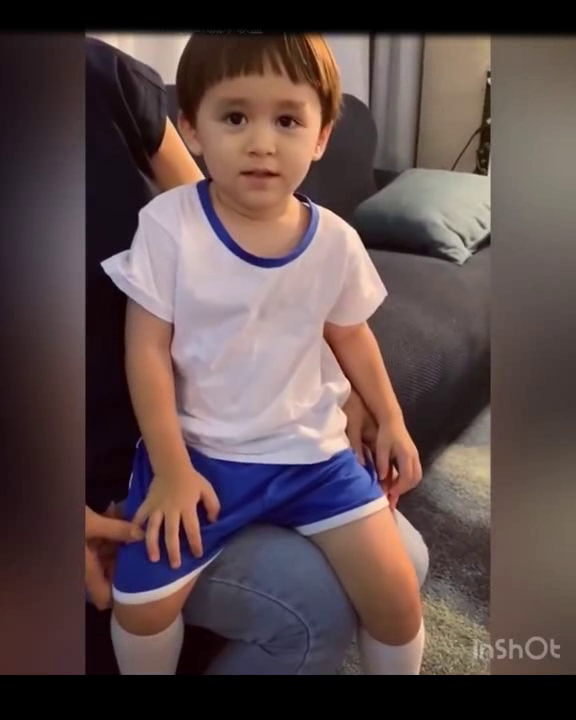
#> input picture frame 47 of ben.avi, 576 x 720 px
$ jupyter execute chap162.ipynb
#> lines starting #> are read from the running program, lines starting #| are printed output that depends on the picture
# 1.6.2 Optical Flow
## Lucas-Kanade Optical Flow in OpenCV

[cell 1]
import numpy as np
import cv2

[cell 2]
cap = cv2.VideoCapture('ben.avi')

feature_params = dict( maxCorners = 100,
                        qualityLevel = 0.3,
                        minDistance = 7,
                        blockSize = 7 )

lk_params = dict( winSize = (15,15),
                    maxLevel = 2,
                    criteria = (cv2.TERM_CRITERIA_EPS | cv2.TERM_CRITERIA_COUNT, 10, 0.03))
color = np.random.randint(0,255,(100,3))
ret, old_frame = cap.read()
#> old_frame is the input picture: shape (720, 576, 3); mean B, G, R 76.2, 76.5, 94.2
old_gray = cv2.cvtColor(old_frame, cv2.COLOR_BGR2GRAY)
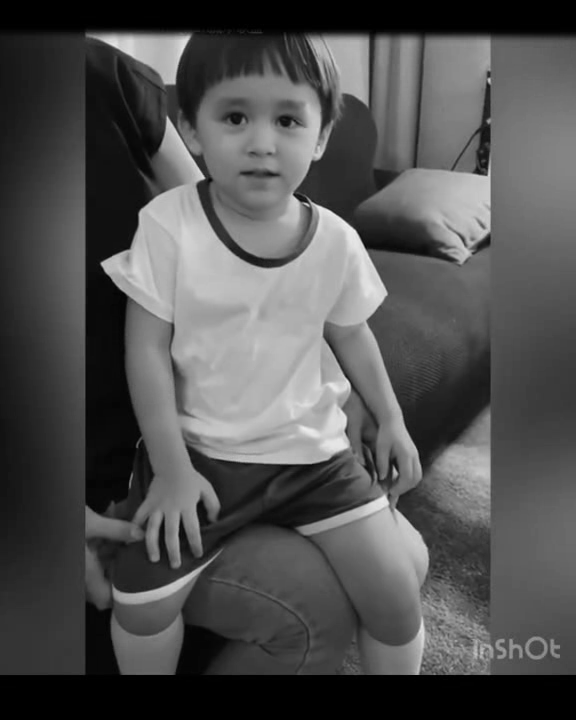
#> old_gray: shape (720, 576); min 0, max 242, mean 81.7
p0 = cv2.goodFeaturesToTrack(old_gray, mask = None, **feature_params)
#> p0 = 13 rows, first 8: [202, 177], [485, 173], [102, 263], [173, 82], [488, 80], [417, 671], [188, 35], [295, 193]
mask = np.zeros_like(old_frame)

while(1):
    ret,frame = cap.read()
    frame_gray = cv2.cvtColor(frame, cv2.COLOR_BGR2GRAY)
    p1, st, err = cv2.calcOpticalFlowPyrLK(old_gray, frame_gray, p0, None, **lk_params)
#> p1 = 13 rows, first 8: [202, 177.2], [484.9, 173.3], [101.8, 263.2], [172.6, 82.21], [487.9, 80.12], [416.7, 671], [188, 35], [295, 193.1]; st = [1, 1, 1, 1, 1, 1, 1, 1, 1, 1, 1, 1, 1]; err = [2.39, 3.74, 2.44, 2.59, 3.03, 1.98, 0.0103, 1.86, 2.54, 1.74, 2.43, 2.47, 2.25]

    good_new = p1[st==1]
#> good_new has the same summary as p1
    good_old = p0[st==1]
#> good_old has the same summary as p0

    for i,(new,old) in enumerate(zip(good_new,good_old)):
        a,b = new.ravel()
        c,d = old.ravel()
        mask = cv2.line(mask, (a,b),(c,d), color[i].tolist(), 2)
        frame = cv2.circle(frame,(a,b),5,color[i].tolist(),-1)
#> this loop made 13 passes
#> (a, b, c, d) on passes 1 to 12: (202, 177.2, 202, 177), (484.9, 173.3, 485, 173), (101.8, 263.2, 102, 263), (172.6, 82.21, 173, 82), (487.9, 80.12, 488, 80), (416.7, 671, 417, 671), (188, 35, 188, 35), (295, 193.1, 295, 193), (307.9, 203, 308, 203), (487.9, 121.1, 488, 121), (382.8, 495.2, 383, 495), (470.8, 252.1, 471, 252)
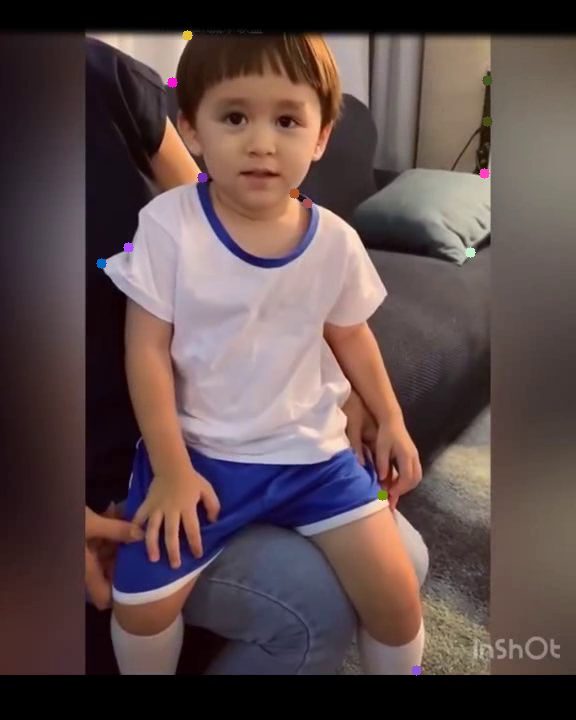
#> frame: shape (720, 576, 3); mean B, G, R 76.2, 76.5, 94.2
#> mask: shape (720, 576, 3); mean of channels 0, 1, 2 0, 0, 0
    img = cv2.add(frame,mask)

    cv2.imshow('frame',img)
    k = cv2.waitKey(30) & 0xff
#> (key Esc is pressed here)
    if k == 27:
        break

    old_gray = frame_gray.copy()
    p0 = good_new.reshape(-1,1,2)

cv2.destroyAllWindows()
cap.release()

## Dense Optical Flow in OpenCV

[cell 3]
cap = cv2.VideoCapture('ben.avi')

ret, frame1 = cap.read()
prvs = cv2.cvtColor(frame1,cv2.COLOR_BGR2GRAY)
hsv = np.zeros_like(frame1)
hsv[...,1] = 255

while(1):
    ret, frame2 = cap.read()
    next = cv2.cvtColor(frame2,cv2.COLOR_BGR2GRAY)
    flow = cv2.calcOpticalFlowFarneback(prvs,next, None, 0.5, 3, 15, 3, 5, 1.2, 0)
    mag, ang = cv2.cartToPolar(flow[...,0], flow[...,1])
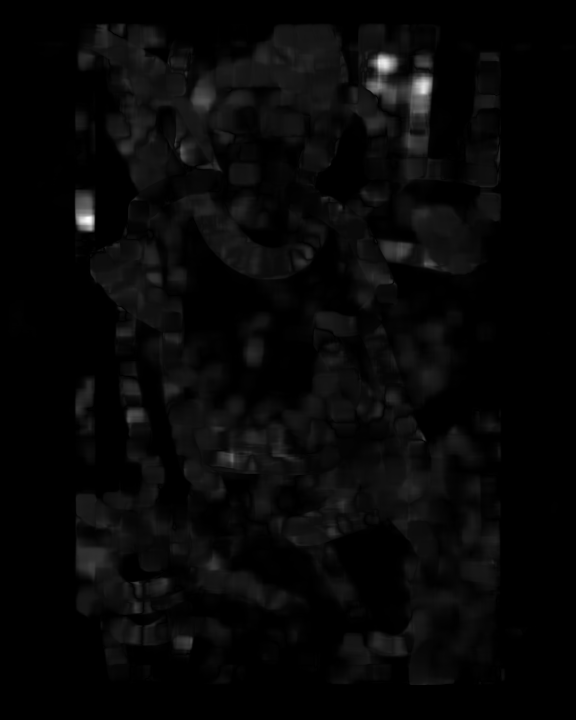
#> mag: shape (720, 576) float32; min 0, max 5.52, mean 0.165; drawn with min black and max white
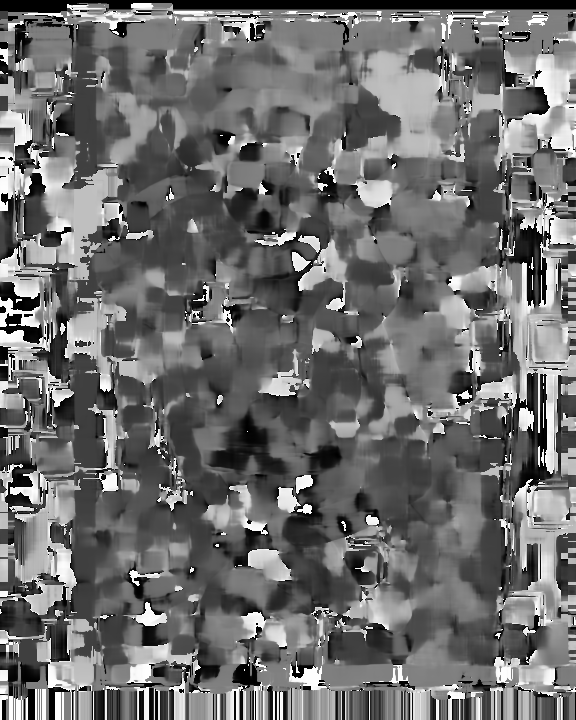
#> ang: shape (720, 576) float32; min 0, max 6.28, mean 2.71; drawn with min black and max white
    hsv[...,0] = ang*180/np.pi/2
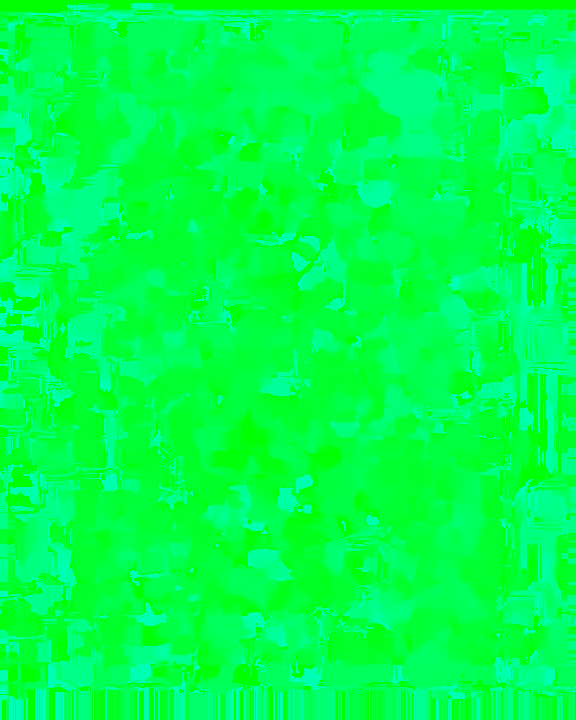
#> hsv: shape (720, 576, 3); mean of channels 0, 1, 2 77, 255, 0; drawn as B, G, R
    hsv[...,2] = cv2.normalize(mag,None,0,255,cv2.NORM_MINMAX)
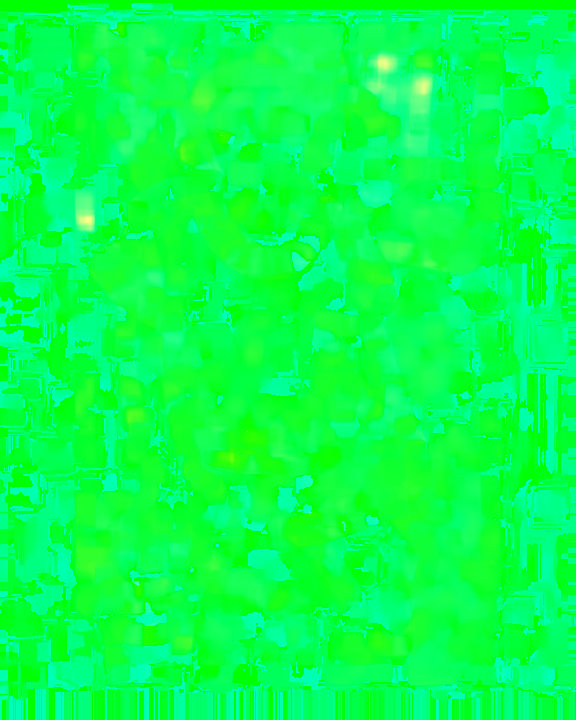
#> hsv: shape (720, 576, 3); mean of channels 0, 1, 2 77, 255, 7.3; drawn as B, G, R
    rgb = cv2.cvtColor(hsv,cv2.COLOR_HSV2BGR)
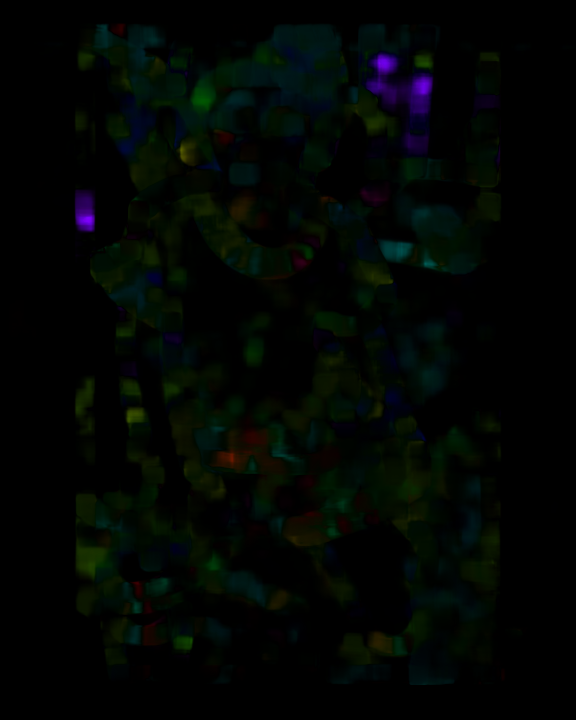
#> rgb: shape (720, 576, 3); mean B, G, R 2.9, 5.7, 1.9

    cv2.imshow('frame2',rgb)
    k = cv2.waitKey(30) & 0xff
#> (key Esc is pressed here)
    if k == 27:
        break
    elif k == ord('s'):
        cv2.imwrite('opticalfb.png',frame2)
        cv2.imwrite('opticalhsv.png',rgb)
    prvs = next
cap.release()
cv2.destroyAllWindows()

$ run again, starting later in the video
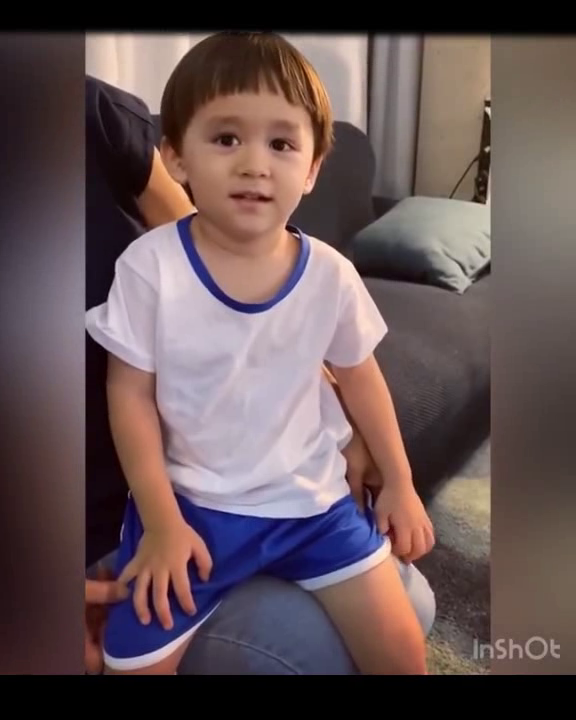
#> input picture frame 214 of ben.avi, 576 x 720 px
#> old_frame is the input picture: shape (720, 576, 3); mean B, G, R 86.2, 84.8, 103
#> p0 = 23 rows, first 8: [483, 201], [488, 109], [195, 210], [287, 228], [487, 150], [87, 308], [157, 112], [298, 234]
#> p1 = 23 rows, first 8: [483, 200.9], [488.2, 108.7], [194.7, 210], [286.8, 227.6], [487, 150], [87.01, 308.3], [156.7, 112], [297.5, 233.6]; st = 23 values from 1 to 1; err = 23 values, max 7.08 at index 7, min 0.00222 at index 22, mean 2.63
#> good_new has the same summary as p1
#> good_old has the same summary as p0
#> the loop `for i,(new,old) in enumerate(zip(good_new,good_old)):` made 23 passes
#> (a, b, c, d) on passes 1 to 8: (483, 200.9, 483, 201), (488.2, 108.7, 488, 109), (194.7, 210, 195, 210), (286.8, 227.6, 287, 228), (487, 150, 487, 150), (87.01, 308.3, 87, 308), (156.7, 112, 157, 112), (297.5, 233.6, 298, 234)
#> after the loop `for i,(new,old) in enumerate(zip(good_new,good_old)):`:
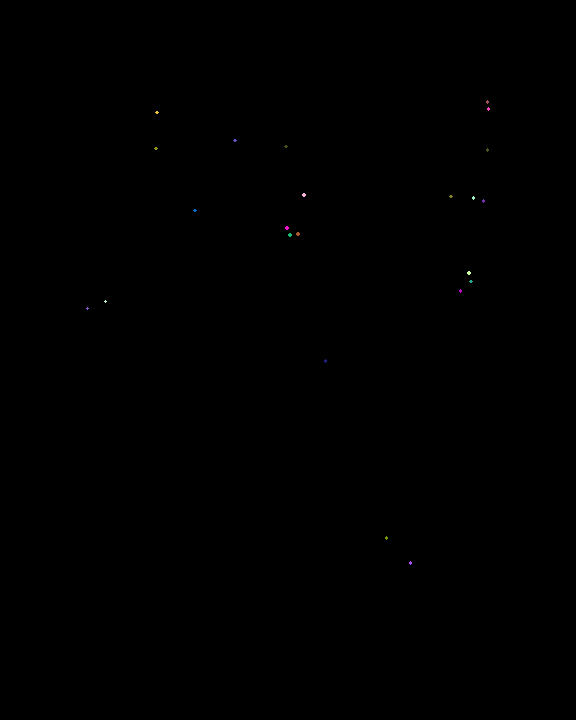
#> mask: shape (720, 576, 3); mean of channels 0, 1, 2 0.1, 0.1, 0.1; drawn as B, G, R
#> `rgb = cv2.cvtColor(hsv,cv2.COLOR_HSV2BGR)`:
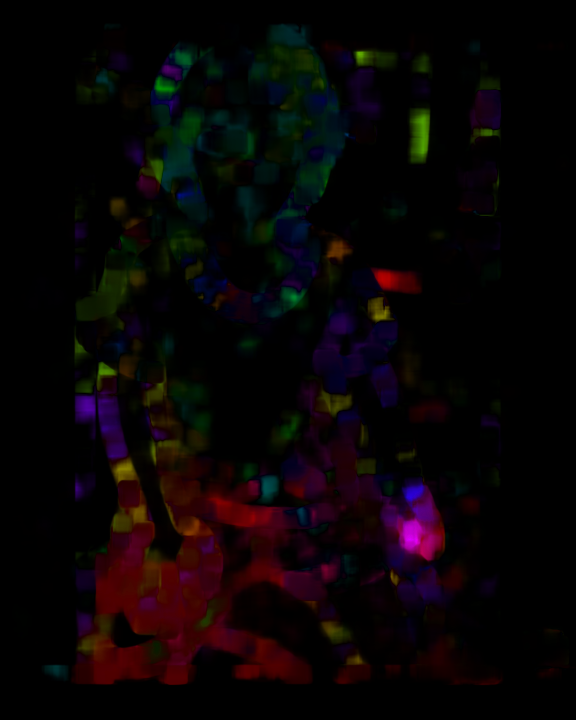
#> rgb: shape (720, 576, 3); mean B, G, R 5, 4, 9.4

$ run again, starting later in the video
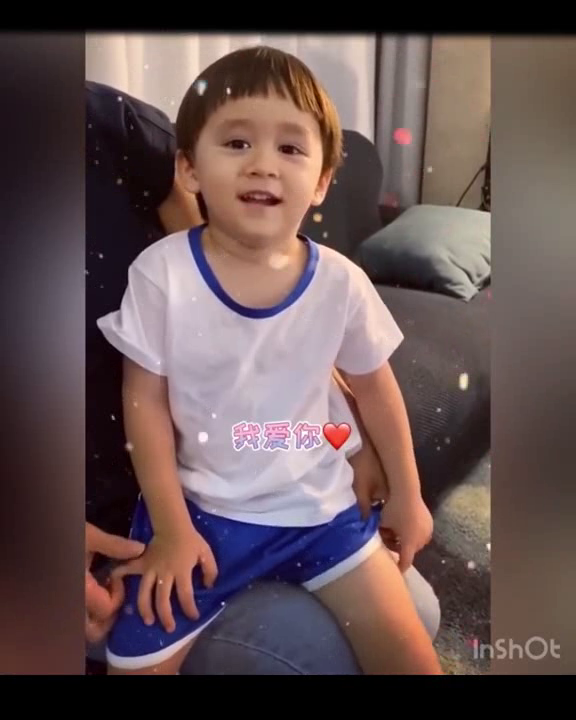
#> input picture frame 381 of ben.avi, 576 x 720 px
#> old_frame is the input picture: shape (720, 576, 3); mean B, G, R 82.5, 82.4, 101.6
#> p0 = 57 rows, first 8: [222, 604], [119, 99], [228, 90], [463, 387], [200, 93], [336, 448], [298, 236], [318, 218]
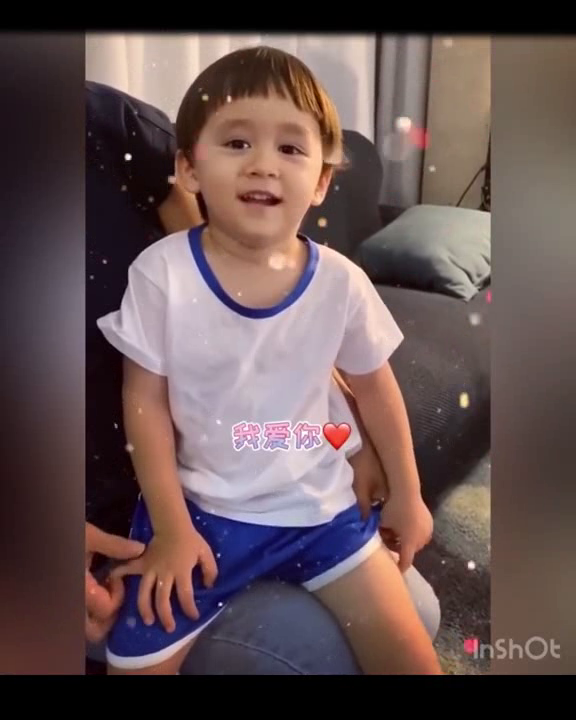
#> input picture frame 382 of ben.avi, 576 x 720 px
#> frame is the input picture: shape (720, 576, 3); mean B, G, R 82.6, 82.6, 101.8
#> p1 = 57 rows, first 8: [219.6, 604.9], [121.3, 100], [228.3, 90.27], [463.6, 404.8], [192.2, 81.85], [336, 448], [298, 236], [322.7, 222.9]; st = 57 values from 1 to 1; err = 57 values, max 61.46 at index 4, min 0 at index 21, mean 4.95
#> good_new = 57 pairs, first value 87.99 to 488, second value 78.02 to 647
#> good_old = 57 pairs, first value 88 to 488, second value 78 to 647
#> the loop `for i,(new,old) in enumerate(zip(good_new,good_old)):` made 57 passes
#> (a, b, c, d) on passes 1 to 8: (219.6, 604.9, 222, 604), (121.3, 100, 119, 99), (228.3, 90.27, 228, 90), (463.6, 404.8, 463, 387), (192.2, 81.85, 200, 93), (336, 448, 336, 448), (298, 236, 298, 236), (322.7, 222.9, 318, 218)
#> `rgb = cv2.cvtColor(hsv,cv2.COLOR_HSV2BGR)`:
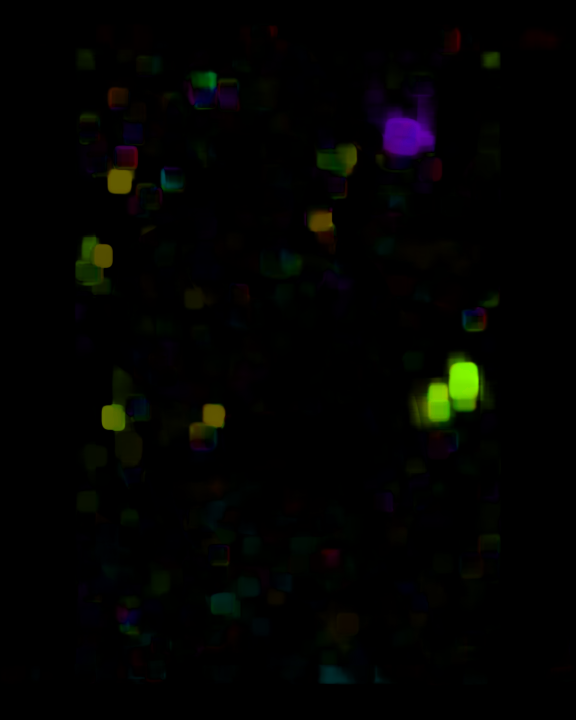
#> rgb: shape (720, 576, 3); mean B, G, R 1.5, 3.1, 2.6
